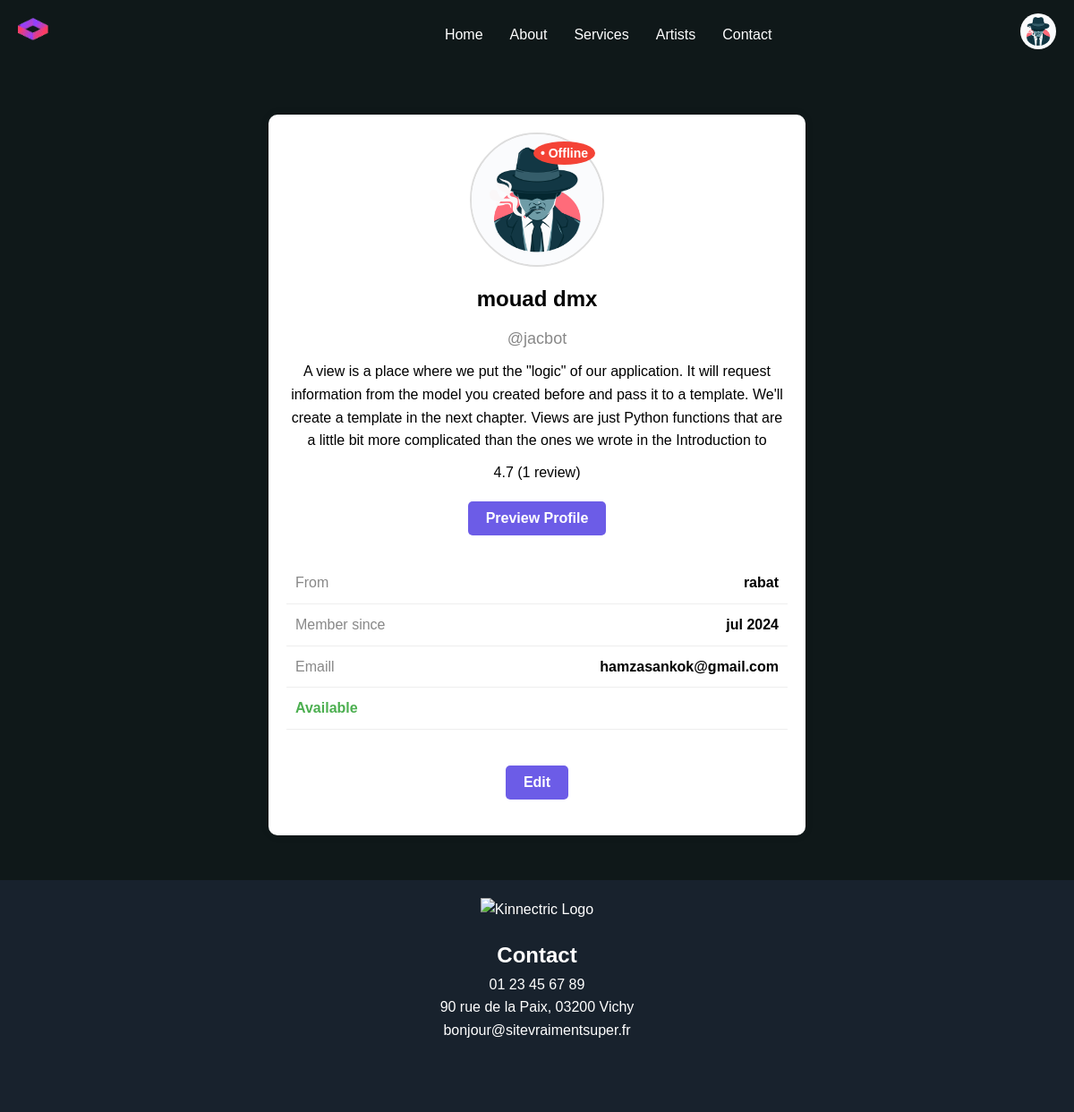
Page /profile/ (signed in) on the earlier database version.
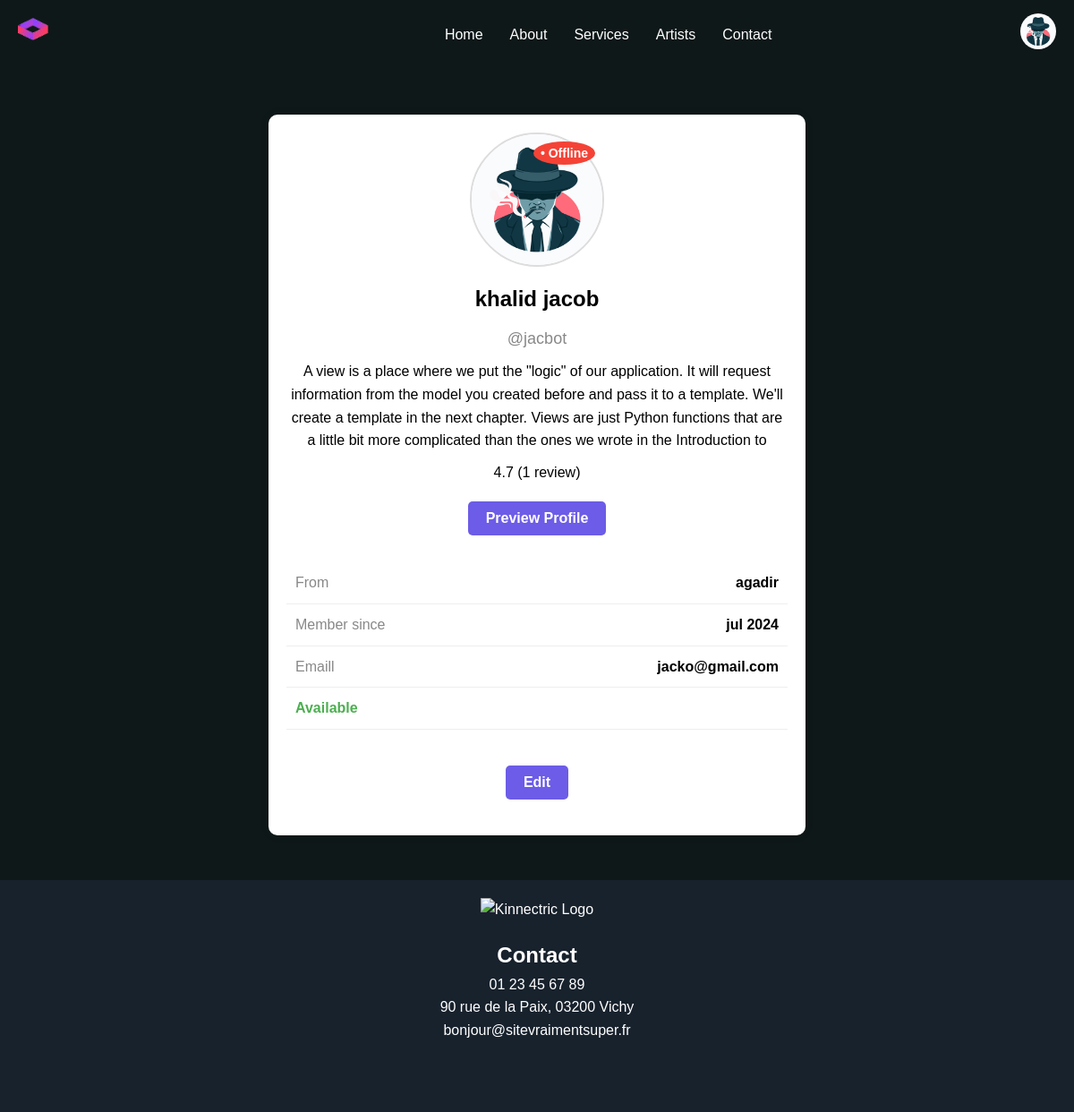
Same page on the later database version.
### Influ/models.py (models this page shows, shortened)
class UserInfo(models.Model):
    user = models.OneToOneField(User, on_delete=models.CASCADE, related_name='profile')
    first_name = models.CharField(max_length=65)
    last_name = models.CharField(max_length=65)
    profile_images = models.ImageField(upload_to='image/', null=True, blank=True, default='images/default_avatar.png')
    bio = models.TextField()
    specialization = models.CharField(max_length=100)
    birth_date = models.DateField(null=True, blank=True)
    city = models.CharField(max_length=20, choices=CITY_CHOICES, default='casablanca')  # Set default value here
    contact_email = models.EmailField()
    phone = models.CharField(max_length=15, blank=True, null=True)
    available_for_consultation = models.BooleanField(default=True)

### Influ/views.py (the view)
# urls.py: path('profile/', views.profile_view, name='profile'),
@login_required
def profile_view(request):
    user_info = get_object_or_404(UserInfo, user=request.user)
    return render(request, 'profile.html', {'user_info': user_info})

### Influ/templates/profile.html
{% extends 'navbar.html' %}
{% block content %}
{% load static %}
<link rel="stylesheet" href="{% static 'Css/profile.css' %}">
<div class="profile-container">
    <div class="profile-header">
        <div class="profile-picture">
            <img src="{{ user_info.profile_images.url }}" alt="Profile Picture" class="avatar">
            {% if user_info.available_for_consultation %}
                <span class="status online">• Online</span>
            {% else %}
                <span class="status offline">• Offline</span>
            {% endif %}
        </div>
        <div class="profile-details">
            <h2>{{ user_info.first_name }} {{ user_info.last_name }}</h2>
            <p class="username">@{{ user.username }}</p>
            <p class="bio">{{ user_info.bio }}</p>
            <p class="rating">4.7 (1 review)</p>
            <form action="{% url 'view-profile' %}">
            <button class="btn preview-profile-btn">Preview Profile</button>
            </form>
        </div>
    </div>
    <div class="profile-info">
        <div class="info-item">
            <span class="info-title">From</span>
            <span class="info-value">{{ user_info.city }}</span>
        </div>
        <div class="info-item">
            <span class="info-title">Member since</span>
            <span class="info-value">{{ user.date_joined|date:"b Y" }}</span>
        </div>
        <div class="info-item">
            <span class="info-title">Emaill</span>
            <span class="info-value">{{user_info.contact_email}}</span>
        </div>
        <div class="info-item available">
            <span>Available</span>
        </div>
    </div>
    <form method="get" action="{% url 'profile-edit' %}">
        <button type="submit" class="btn edit-profile-btn">Edit</button>
    </form>
</div>
{% endblock %}

### Influ/templates/navbar.html (shortened to what this page needs)
<!DOCTYPE html>
<html lang="en">
<head>
</head>
<body>
    <header>
        <nav class="container">
            <div class="logo">
                <img src="Site_Web_d_Entreprise_Application_Technologique_Bleu_Foncé_et_Violet_Gras-removebg-preview.png" alt="Company Logo" />
            </div>
            <ul class="nav-links">
                <li><a href="{% url 'home' %}">Home</a></li>
                <li><a href="#about">About</a></li>
                <li><a href="#services">Services</a></li>
                <li><a href="#artists">Artists</a></li>
                <li><a href="#contact">Contact</a></li>
            </ul>
            <div class="nav-right">
                {% if user.is_authenticated %}
                    <div class="relative">
                        <img id="avatarButton" class="cursor-pointer" src="{% if user_info.profile_images %}{{ user_info.profile_images.url }}{% else %}path/to/default/image.jpg{% endif %}" alt="User dropdown">
                    </div>
                {% else %}
                    <a href="{% url 'account_login' %}" class="login" aria-label="Login">Login</a>
                {% endif %}
            </div>
        </nav>
    </header>
    {% block content %}
    {% endblock %}
    <footer id="contact">
        <div class="logo">
            <img src="kinnectric-logo.svg" alt="Kinnectric Logo">
        </div>
        <div class="contact-info">
            <h2>Contact</h2>
            <p>01 23 45 67 89</p>
            <p>90 rue de la Paix, 03200 Vichy</p>
            <p>bonjour@sitevraimentsuper.fr</p>
        </div>
        <div class="social-media">
        </div>
    </footer>
</body>
</html>

### Influ/static/Css/profile.css (style rules this page uses)
.profile-container { max-width: 600px; margin: 50px auto; padding: 20px; background-color: #fff; border-radius: 10px; box-shadow: 0 0 10px rgba(0, 0, 0, 0.1); text-align: center; }
.profile-header { display: flex; flex-direction: column; align-items: center; margin-bottom: 20px; }
.profile-picture { position: relative; }
.avatar { width: 150px; height: 150px; border-radius: 50%; object-fit: cover; border: 2px solid #ddd; }
.status { position: absolute; top: 10px; right: 10px; background-color: #4caf50; color: white; border-radius: 50%; padding: 2px 8px; font-size: 14px; font-weight: bold; }
.status.offline { background-color: #f44336; }
.profile-details h2 { font-size: 24px; margin: 10px 0; }
.username { font-size: 18px; color: #888; }
.bio { font-size: 16px; margin: 10px 0; }
.rating { font-size: 16px; margin: 10px 0; }
.btn { padding: 10px 20px; font-size: 16px; font-weight: bold; text-align: center; cursor: pointer; border: none; border-radius: 5px; color: white; }
.preview-profile-btn { background-color: #6c5ce7; margin: 10px 0; }
.edit-profile-btn { background-color: #6c5ce7; margin: 20px 0; }
.profile-info { display: flex; flex-direction: column; align-items: center; margin: 20px 0; }
.info-item { width: 100%; display: flex; justify-content: space-between; padding: 10px; border-bottom: 1px solid #eee; }
.info-title { font-size: 16px; color: #888; }
.info-value { font-size: 16px; font-weight: bold; }
.available span { color: #4caf50; font-weight: bold; }

### Influ/templates/navbar.html (style rules this page uses)
* { margin: 0; padding: 0; box-sizing: border-box; }
body { font-family: Arial, sans-serif; line-height: 1.6; background-color: #0F1819; }
nav.container { display: flex; justify-content: space-between; align-items: center; background-color: #0F1819; color: #fff; padding: 10px 20px; margin-bottom: 40px; }
.logo img { height: 50px; }
ul.nav-links { list-style: none; display: flex; }
ul.nav-links li { margin: 0 15px; }
ul.nav-links a { color: #fff; text-decoration: none; font-size: 16px; transition: color 0.3s ease; }
.nav-right { display: flex; align-items: center; }
.nav-right .relative { position: relative; }
.nav-right .relative img { width: 40px; height: 40px; object-fit: cover; border-radius: 50%; }
.cursor-pointer { cursor: pointer; }
footer { margin-top: 40px; padding: 20px; background-color: #18222D; color: #fff; text-align: center; }
footer .logo img { height: 50px; }
footer .contact-info, footer .social-media { margin-top: 20px; }

Differences in the rows shown:
changed UserInfo: first_name "mouad" → "khalid"; last_name "dmx" → "jacob"; city "rabat" → "agadir"; contact_email "hamzasankok@gmail.com" → "jacko@gmail.com"
